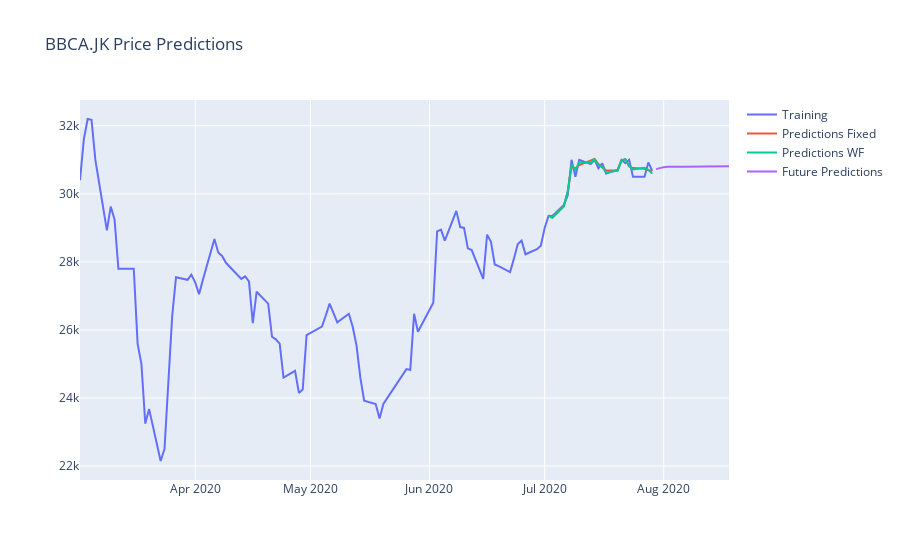

Here is the notebook cell this chart was saved with:
### Code cell
plot_data = [go.Scatter(x = df_test.index, y = df_test['Close'], name = 'Training'),
             go.Scatter(x = df_test.index, y = df_test['Predictions'], name = 'Predictions Fixed'),
             go.Scatter(x = df_test.index, y = df_test['Predictions walk forward'], name = 'Predictions WF'),
             go.Scatter(x = df_proj.index, y = df_proj['Future Predictions'], name = 'Future Predictions'),
            ]
plot_layout = go.Layout(title = 'BBCA.JK Price Predictions')
fig = go.Figure(data = plot_data, layout = plot_layout)
pyoff.iplot(fig)
